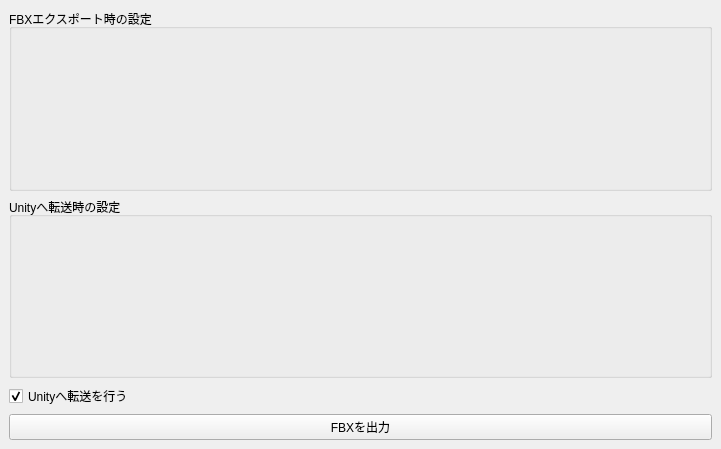
<?xml version="1.0" encoding="UTF-8"?>
<ui version="4.0">
 <class>MainWindow</class>
 <widget class="QMainWindow" name="MainWindow">
  <property name="geometry">
   <rect>
    <x>0</x>
    <y>0</y>
    <width>721</width>
    <height>449</height>
   </rect>
  </property>
  <property name="windowTitle">
   <string>MainWindow</string>
  </property>
  <widget class="QWidget" name="centralwidget">
   <layout class="QVBoxLayout" name="verticalLayout_2">
    <item>
     <layout class="QVBoxLayout" name="wrap_tools_lay">
      <item>
       <widget class="QGroupBox" name="groupBox_2">
        <property name="title">
         <string>FBXエクスポート時の設定</string>
        </property>
        <layout class="QVBoxLayout" name="fbx_exporter_lay">
         <property name="leftMargin">
          <number>0</number>
         </property>
         <property name="topMargin">
          <number>0</number>
         </property>
         <property name="rightMargin">
          <number>0</number>
         </property>
         <property name="bottomMargin">
          <number>0</number>
         </property>
        </layout>
       </widget>
      </item>
      <item>
       <widget class="QGroupBox" name="groupBox">
        <property name="title">
         <string>Unityへ転送時の設定</string>
        </property>
        <layout class="QVBoxLayout" name="unity_data_sender_lay">
         <property name="leftMargin">
          <number>0</number>
         </property>
         <property name="topMargin">
          <number>0</number>
         </property>
         <property name="rightMargin">
          <number>0</number>
         </property>
         <property name="bottomMargin">
          <number>0</number>
         </property>
        </layout>
       </widget>
      </item>
     </layout>
    </item>
    <item>
     <widget class="QCheckBox" name="used_send_unity_cbox">
      <property name="text">
       <string>Unityへ転送を行う</string>
      </property>
      <property name="checked">
       <bool>true</bool>
      </property>
     </widget>
    </item>
    <item>
     <widget class="QPushButton" name="export_fbx_and_forward_to_unity_btn">
      <property name="text">
       <string>FBXを出力</string>
      </property>
     </widget>
    </item>
   </layout>
  </widget>
 </widget>
 <resources/>
 <connections/>
</ui>
